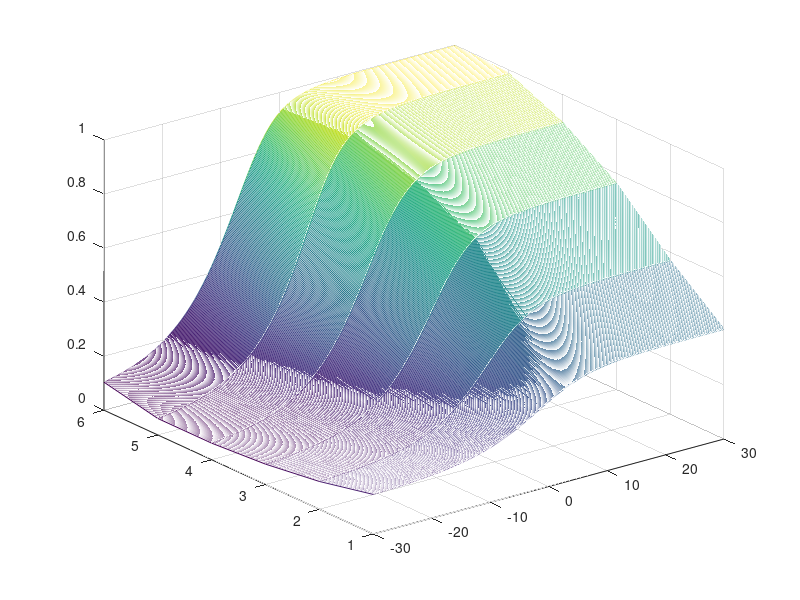
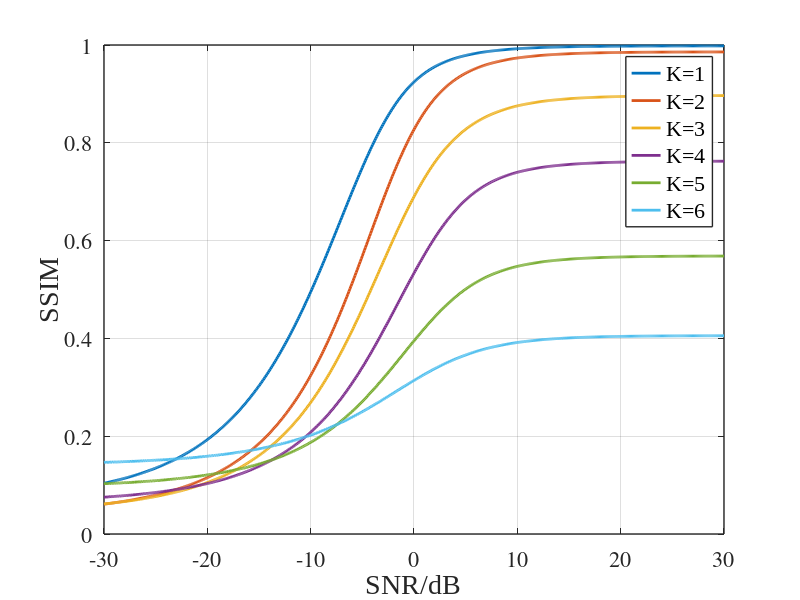
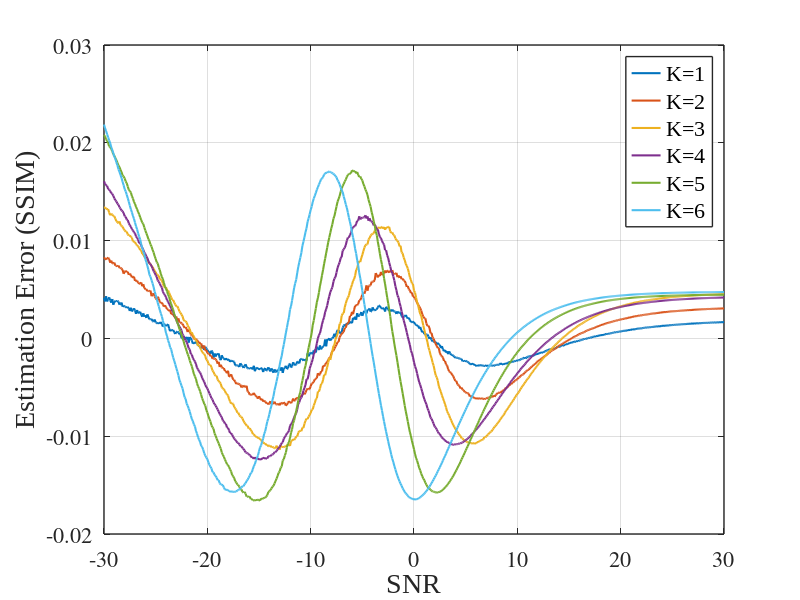

These charts were generated, in order, by the following MATLAB code:
%In this file, we provide the results for data fitting. 
load('data/imagenet/performance_index_0.mat'); performance_0 = squeeze(performance(1:end-1,:,2));
load('data/imagenet/performance_index_1.mat'); performance_1 = squeeze(performance(1:end-1,:,2));
load('data/imagenet/performance_index_2.mat'); performance_2 = squeeze(performance(:,:,2));
performance = [performance_0;performance_1;performance_2];
SNR = -30:0.1:30;
%SNR = -30:0.12:30; 
downsample_ratio = 1:1:6;
a = [0.1495,0.1101,0.0874,0.0747,0.0793,0.1195];
b = [0.4659,0.7734,1.34,2.37,3.844,7.33];
c = [1.806,1.675,1.971,2.868,4.219,8.297];
alpha = [0.1992,0.2198,0.2289,0.2253,0.244,0.2358];
figure(1)
SNR_mesh = repmat(SNR',1,length(downsample_ratio)); downsample_ratio_mesh = repmat(downsample_ratio,length(SNR),1);
SNR_mesh_1 = SNR_mesh(:,1); SNR_mesh_2 = SNR_mesh(:,2); SNR_mesh_3 = SNR_mesh(:,3); SNR_mesh_4 = SNR_mesh(:,4); SNR_mesh_5 = SNR_mesh(:,5); SNR_mesh_6 = SNR_mesh(:,6);
SNR_real= 10.^(SNR./10);
SNR_real_mesh = repmat(SNR_real',1,length(downsample_ratio)); downsample_ratio_mesh = repmat(downsample_ratio,length(SNR),1);
SNR_real_mesh_1 = SNR_real_mesh(:,1); SNR_real_mesh_2 = SNR_real_mesh(:,2); SNR_real_mesh_3 = SNR_real_mesh(:,3); SNR_real_mesh_4 = SNR_real_mesh(:,4); SNR_real_mesh_5 = SNR_real_mesh(:,5); SNR_real_mesh_6 = SNR_real_mesh(:,6);

performance_mesh = fliplr(performance(:,:));
performance_mesh_1 = performance_mesh(:,1); performance_mesh_2 = performance_mesh(:,2); performance_mesh_3 = performance_mesh(:,3); performance_mesh_4 = performance_mesh(:,4); performance_mesh_5 = performance_mesh(:,5); performance_mesh_6 = performance_mesh(:,6); 
mesh(SNR_mesh,downsample_ratio_mesh,performance_mesh);
figure(2)
plot(SNR,performance(:,:,1),'linewidth',2);
set(gca,'linewidth',1,'fontsize',16,'fontname','Times');
le = legend('K=1','K=2','K=3','K=4','K=5','K=6'); set(le,'linewidth',1,'fontsize',16,'fontname','Times New Roman');
grid on; %title('SCA Evaluation','Fontname', '宋体','FontSize',20);
xlabel('SNR/dB','Fontname', 'Times New Roman','FontSize',20);
ylabel('SSIM','Fontname', 'Times New Roman','FontSize',20);
%createFit_imagenet(SNR_mesh, downsample_ratio_mesh, performance_mesh);

figure(3)
for i = 1:length(a)
    fitting_result = a(i) + b(i)./(c(i)+SNR_real_mesh_1.^(-10*alpha(i)/log(10)));
    %fitting_result = a(i) + b(i)./(c(i)+exp(-alpha(i).*SNR'));
    plot(SNR',fitting_result-performance(:,7-i,1),'linewidth',1.5); hold on
end
set(gca,'linewidth',1,'fontsize',16,'fontname','Times');
le = legend('K=1','K=2','K=3','K=4','K=5','K=6'); set(le,'linewidth',1,'fontsize',16,'fontname','Times New Roman');
grid on; 
xlabel('SNR','Fontname', 'Times New Roman','FontSize',20);
ylabel('Estimation Error (SSIM)','Fontname', 'Times New Roman','FontSize',20);